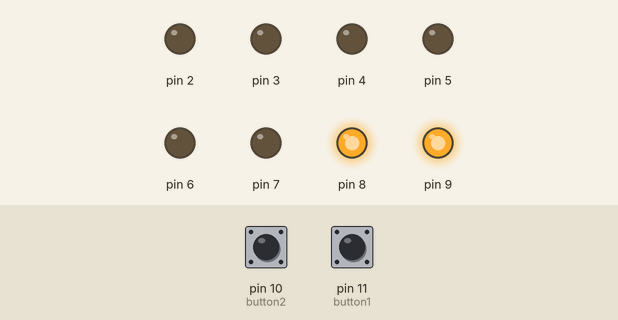
This sketch was run on a simulated Arduino Uno, built with avr-gcc and run on an emulated ATmega328P. On the bench: output pins drawn as LEDs (lit = HIGH). Dashed ring = blinking. The test bench sets the inputs (shaded band); at power-on: pin 10 (button2) HIGH, pin 11 (button1) HIGH.

Above: at 1.8 s.
1.9 s: pin 10 (button2) pulled LOW for 1 s
At 2.45 s:
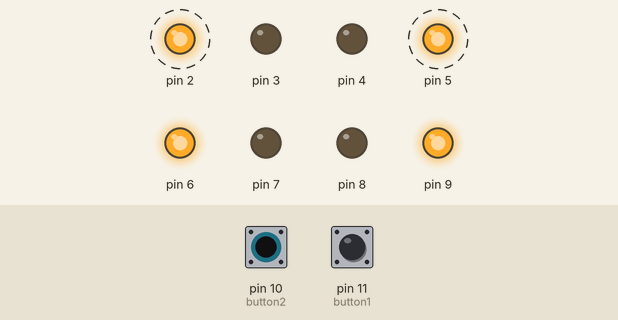
4.9 s: pin 11 (button1) pulled LOW for 3.2 s
At 9.2 s:
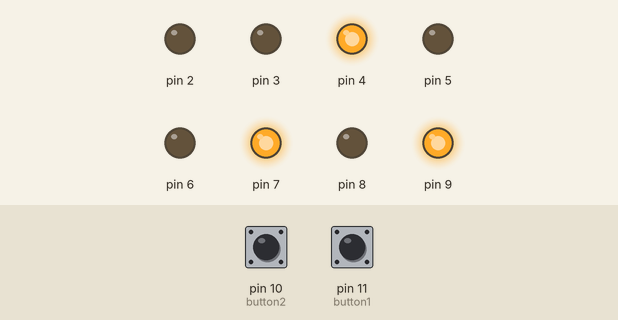
9.6 s: pin 11 (button1) pulled LOW for 0.15 s
At 10.7 s:
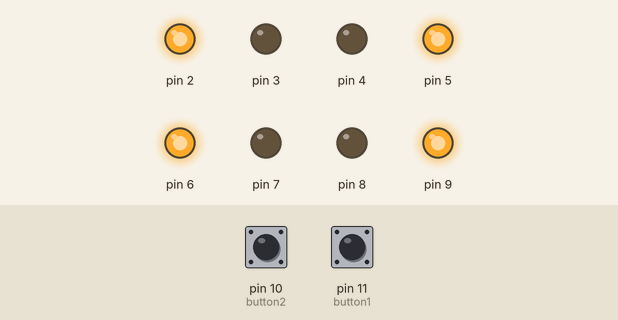
11.2 s: pin 10 (button2) pulled LOW for 0.15 s
At 11.9 s:
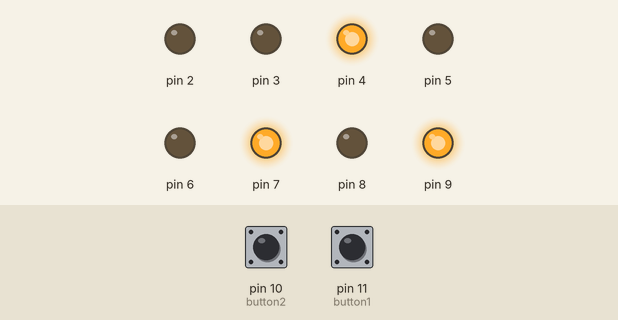
Timing chart, 0 to 13.8 s (numbered marks = the images above; inputs shaded):
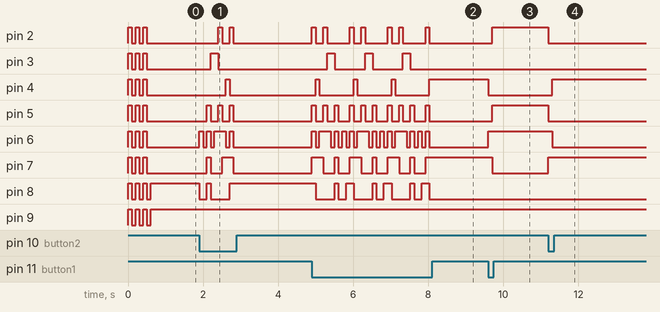

The sketch:

Contador.ino
```cpp
#define S_A 2
#define S_B	3
#define S_C 4
#define S_D 5
#define S_E 6
#define S_F 7
#define S_G 8
#define P 9
#define button1 11
#define button2 10
#define trans 100

unsigned long tempo;
int val;
bool state = HIGH;

void liga(int pin){
  digitalWrite(pin, !state);
}

void desliga(int pin){
  digitalWrite(pin, state);
}

void escreve(char letra){
  switch(letra){
    case 'A': liga(S_A); liga(S_B); liga(S_C); desliga(S_D); liga(S_E);
              liga(S_F); liga(S_G); desliga(P); break;
    case 'B': desliga(S_A); desliga(S_B); liga(S_C); liga(S_D); liga(S_E);
              liga(S_F); liga(S_G); desliga(P); break;
    case 'C': desliga(S_A); desliga(S_B); desliga(S_C); liga(S_D); liga(S_E);
              liga(S_F); desliga(S_G); desliga(P); break;
    case 'D': desliga(S_A); liga(S_B); liga(S_C); liga(S_D); liga(S_E);
              desliga(S_F); liga(S_G); desliga(P); break;
    case 'E': liga(S_A); desliga(S_B); desliga(S_C); liga(S_D); liga(S_E);
              liga(S_F); liga(S_G); desliga(P); break;
    case 'F': liga(S_A); desliga(S_B); desliga(S_C); desliga(S_D); liga(S_E);
              liga(S_F); liga(S_G); desliga(P); break;
    case '0': liga(S_A); liga(S_B); liga(S_C); liga(S_D); liga(S_E);
              liga(S_F); desliga(S_G); desliga(P); break;
    case '1': desliga(S_A); liga(S_B); liga(S_C); desliga(S_D); desliga(S_E);
              desliga(S_F); desliga(S_G); desliga(P); break;
    case '2': liga(S_A); liga(S_B); desliga(S_C); liga(S_D); liga(S_E);
              desliga(S_F); liga(S_G); desliga(P); break;
    case '3': liga(S_A); liga(S_B); liga(S_C); liga(S_D); desliga(S_E);
              desliga(S_F); liga(S_G); desliga(P); break;
    case '4': desliga(S_A); liga(S_B); liga(S_C); desliga(S_D); desliga(S_E);
              liga(S_F); liga(S_G); desliga(P); break;
    case '5': liga(S_A); desliga(S_B); liga(S_C); liga(S_D); desliga(S_E);
              liga(S_F); liga(S_G); desliga(P); break;
    case '6': liga(S_A); desliga(S_B); liga(S_C); liga(S_D); liga(S_E);
              liga(S_F); liga(S_G); desliga(P); break;
    case '7': liga(S_A); liga(S_B); liga(S_C); desliga(S_D); desliga(S_E);
              desliga(S_F); desliga(S_G); desliga(P); break;
    case '8': liga(S_A); liga(S_B); liga(S_C); liga(S_D); liga(S_E);
              liga(S_F); liga(S_G); desliga(P); break;
    case '9': liga(S_A); liga(S_B); liga(S_C); liga(S_D); desliga(S_E);
              liga(S_F); liga(S_G); desliga(P); break;
    case '+': desliga(S_A); desliga(S_B); desliga(S_C); desliga(S_D); desliga(S_E);
              desliga(S_F); desliga(S_G); desliga(P); break;
    case '-': liga(S_A); liga(S_B); liga(S_C); liga(S_D); liga(S_E);
              liga(S_F); liga(S_G); liga(P); break;
    case '#': break;
    default:  if(val == 47){val = 57;}
    		  if(val == 58){val = 48;} break;
  }
}

void setup(){
  for(int x=2; x<10; x++) pinMode(x, OUTPUT);
  pinMode(button1, INPUT_PULLUP);
  pinMode(button2, INPUT_PULLUP);
  for(int x=0; x<3; x++){
      escreve('+'); delay(trans);
      escreve('-'); delay(trans);
  }
  tempo = millis();
  val = 48;
}

void loop(){
    escreve(val);
    int Button1 = digitalRead(button1);
    int Button2 = digitalRead(button2);
    if((millis() - tempo) > trans && Button1 == LOW && Button2 == HIGH){
        val++;
        tempo = millis();
    }
    if((millis() - tempo) > trans && Button1 == HIGH && Button2 == LOW){
        val--;
        tempo = millis();
    }
    if((millis() - tempo) > trans && Button1 == LOW && Button2 == LOW){
        val = 48;
        tempo = millis();
    }
}
```

Measured:
- after the input at 1.9 s, pin 2: alternates HIGH for 0.10 s and LOW for 0.20 s, 4 changes in all, then stays LOW, starting after 0.51 s; pin 3: LOW → HIGH after 0.30 s, → LOW 0.20 s later
- after the input at 4.9 s, pin 2: LOW → HIGH at once, then repeats every 1.0 s: LOW 0.20 s, HIGH 0.10 s, LOW 0.61 s, HIGH 0.10 s, until it stays LOW from 8.0 s; pin 3: alternates HIGH for 0.20 s and LOW for 0.81 s, 6 changes in all, then stays LOW, starting after 0.40 s
- after the input at 9.6 s, pin 2, pin 5: LOW → HIGH after 0.10 s; pin 4: HIGH → LOW at once; pin 6: LOW → HIGH at once; pin 7: HIGH → LOW after 0.10 s
- after the input at 11.2 s, pin 2, pin 5: HIGH → LOW at once; pin 4: LOW → HIGH after 0.10 s; pin 6: HIGH → LOW after 0.10 s; pin 7: LOW → HIGH at once
- by itself, pin 8, pin 9: alternates HIGH for 0.10 s and LOW for 0.10 s, 6 changes in all, then stays HIGH
